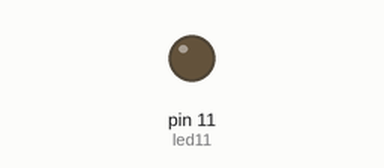
A sketch run on a simulated Arduino Uno, built with avr-gcc and run on an emulated ATmega328P. Parts: output pins drawn as LEDs (lit = HIGH).

Above: at 0.05 s.
At 2.0 s:
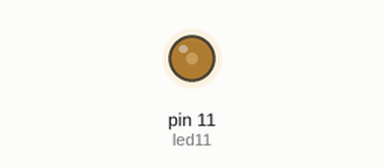
At 3.0 s:
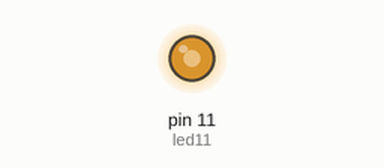
At 4.0 s:
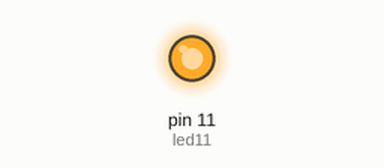
Timing chart, 0 to 5.2 s (numbered marks = the images above):
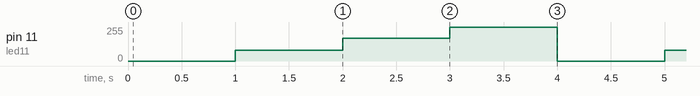

Measured:
- by itself, pin 11 (led11): repeats every 4.0 s: 170/255 1.0 s, 255/255 1.0 s, 0/255 1.0 s, 80/255 1.0 s

The sketch:

ders_1_led_parlaklik.ino
```cpp
// BU KOD MUCİT AKADEMİSİ İÇİN EMRE DEMİRÖZ HOCA TARAFINDAN HAZIRLANMIŞTIR.
// Ders 1 - LED Parlaklik
// Amac: 11 numarali pine bagli LED'in parlakligini degistirmek.
// ROBOMER kartta LED'ler 11, 12 ve 13 numarali pinlerdedir.

int led11 = 11; // LED 11 numarali pine bagli.

void setup() {
  // LED pinini cikis olarak ayarliyoruz.
  pinMode(led11, OUTPUT);
}

void loop() {
  // 0 degeri LED'i sondurur.
  analogWrite(led11, 0);
  delay(1000);

  // 80 degeri LED'i az parlak yakar.
  analogWrite(led11, 80);
  delay(1000);

  // 170 degeri LED'i daha parlak yakar.
  analogWrite(led11, 170);
  delay(1000);

  // 255 degeri LED'i en parlak yakar.
  analogWrite(led11, 255);
  delay(1000);
}
```
